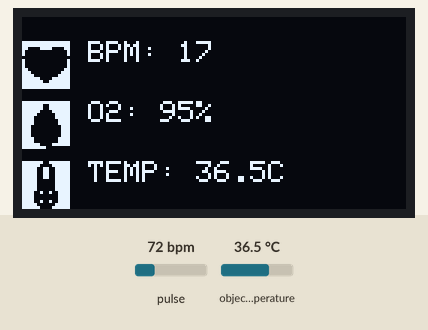
Bench run of a sketch on a simulated ESP32. Shown: 128×64 one-colour display. The test bench sets the inputs (shaded band); at power-on: pulse 72 bpm, object temperature 36.5 °C. WiFi joins after 1.5 s; servers stay silent unless stated.

Above: at 5.3 s.
5.4 s: pulse set to 42 bpm
At 7.8 s:
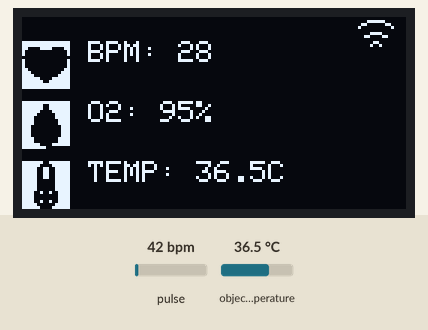
9.4 s: pulse set to 100 bpm
At 11.8 s:
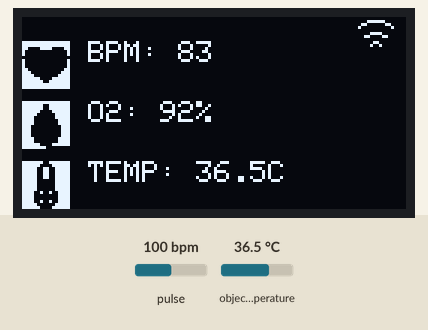
12.1 s: object temperature set to 20 °C
At 13.4 s:
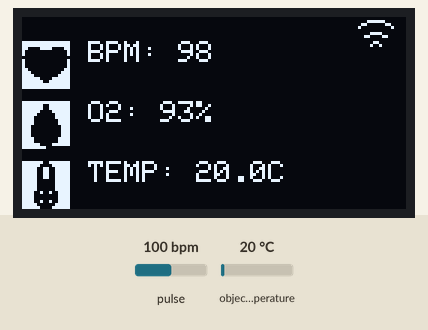
14.6 s: object temperature set to 26 °C
At 17.4 s:
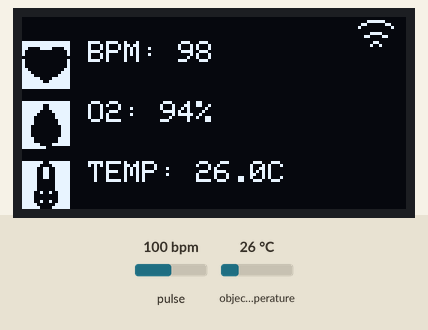
Timing chart, 0 to 18.1 s (numbered marks = the images above; inputs shaded):
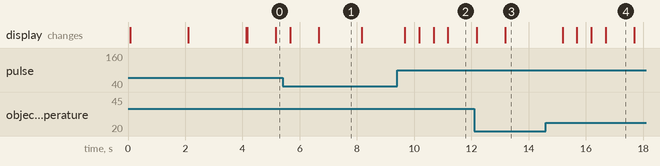

Measured:
- what the display in image 1 shows lasts 1.5 s, from 6.7 s to 8.2 s
- what the display in image 4 shows lasts 1.0 s, from 16.7 s to 17.7 s

The sketch:

SafeGuard.ino
```cpp
#include "config.h"
#include "display.h"
#include "sensors.h"
#include "connections.h"

#include <Wire.h>


void setup() {

  Wire.begin(SDA_PIN, SCL_PIN);

  initDisplay();
    showBootScreen();

  initSensors();
  initWiFi();

}

static unsigned long lastHeart = 0;
static unsigned long lastTemp = 0;
static unsigned long lastDisplay = 0;

void loop() {

  maintainWiFi();

  if (millis() - lastHeart > 20) {
    lastHeart = millis();

    readSpo2Bpm();
  }

  if (millis() - lastTemp > 1000) {
    lastTemp = millis();

   readTemperature();
  }

  if (millis() - lastDisplay > 500) {
    lastDisplay = millis();

    showMainScreen(abpm, spo2, temp);
  }
}
```

bitmaps.h
```cpp
#ifndef BITMAPS_H
#define BITMAPS_H

#include <Arduino.h>

extern const unsigned char epd_bitmap_7Life__5_[];           // Logo 7Life
extern const unsigned char epd_bitmap_SafeGuard__6_[];       // Logo SafeGuard
extern const unsigned char epd_bitmap_gota_de_sangue[];      // Icon SPO2
extern const unsigned char epd_bitmap_coracao[];             // Icon BPM
extern const unsigned char epd_bitmap_termometro[];          // Icon Temperatura

extern const unsigned char epd_bitmap_wifi[];                // Icon Wifi

extern const int epd_bitmap_allArray_LEN;
extern const unsigned char* epd_bitmap_allArray[];

#endif
```

connections.h
```cpp
#ifndef CONNECTIONS_H
#define CONNECTIONS_H

#include <Arduino.h>

// Funções WiFi
void initWiFi();                // Inicia o WiFi

void maintainWiFi();            // Reconecta o Wifi
bool wifiConnected();           // Retorna estado do Wifi

#endif
```

display.cpp
```cpp
#include "display.h"
#include "config.h"
#include "bitmaps.h"
#include "connections.h"

#include <Wire.h>
#include <Adafruit_GFX.h>
#include <Adafruit_SSD1306.h>

Adafruit_SSD1306 display(SCREEN_WIDTH, SCREEN_HEIGHT, &Wire, OLED_RESET);

// --------------------------------------------------
// Inicializa OLED
// --------------------------------------------------
void initDisplay() {
  if (!display.begin(SSD1306_SWITCHCAPVCC, 0x3C)) {
    while (true);
  }

  display.clearDisplay();
  display.setTextColor(WHITE);
  display.display();
}

// --------------------------------------------------
// Tela inicial
// --------------------------------------------------
void showBootScreen() {

  // Logo 1
  display.clearDisplay();
  display.drawBitmap(0, 0, epd_bitmap_7Life__5_, 128, 64, WHITE);
  display.display();
  delay(2000);

  // Logo 2
  display.clearDisplay();
  display.drawBitmap(0, 0, epd_bitmap_SafeGuard__6_, 128, 64, WHITE);
  display.display();
  delay(2000);

  display.clearDisplay();
  display.display();
}

// --------------------------------------------------
// Tela principal
// --------------------------------------------------
void showMainScreen(float abpm, int spo2, float temp) {

  display.clearDisplay();

  // BPM
  display.drawBitmap(0, 8, epd_bitmap_coracao, 16, 16, WHITE);
  display.setCursor(22, 8);
  display.print("BPM: ");
  display.print(abpm, 0);

  // Oxigenação
  display.drawBitmap(0, 28, epd_bitmap_gota_de_sangue, 16, 16, WHITE);
  display.setCursor(22, 28);
  display.print("O2: ");
  if (spo2 > 0 && spo2 <= 100) {
  display.print(spo2);
  } else {
  display.print("--");
  }
  display.print("%");

  // Temperatura
  display.drawBitmap(0, 48, epd_bitmap_termometro, 16, 16, WHITE);
  display.setCursor(22, 48);
  display.print("TEMP: ");
  display.print(temp, 1);
  display.print("C");


  // Wifi
  if (wifiConnected()) {
    display.drawBitmap(110, 0, epd_bitmap_wifi, 16, 16, WHITE);
  } else {
    display.fillRect(110, 0, 16, 16, BLACK);
  }

  display.display();
}
```

display.h
```cpp
#ifndef DISPLAY_H
#define DISPLAY_H

void initDisplay();                                     // Inicia o display

void showBootScreen();                                  // Tela de inicio do display
void showMainScreen(float abpm, int spo2, float temp);  // Dashboard do display
void showAlertScreen(const char* msg);                  // Ainda não utilizada Mensagem do display

#endif
```

sensors.cpp
```cpp
#include <Arduino.h>
#include <Wire.h>
#include <math.h>

#include <MAX30105.h>
#include "heartRate.h"
#include <Adafruit_MLX90614.h>

#include "config.h"
#include "sensors.h"

/* =====================================================
   OBJETOS DOS SENSORES
===================================================== */

MAX30105 particleSensor;
Adafruit_MLX90614 mlx;

/* =====================================================
   VARIÁVEIS DE LEITURA
===================================================== */

double temp = 0.0;
double spo2 = 0.0;
double abpm = 0.0;

/* =====================================================
   VARIÁVEIS INTERNAS MAX30102
===================================================== */

double avered = 0;
double aveir = 0;
double sumirrms = 0;
double sumredrms = 0;

int i = 0;
int Num = 200;

double ESpO2 = 95.0;
double FSpO2 = 0.7;
double frate = 0.95;

#define TIMETOBOOT 3000
#define SAMPLING 5
#define FINGER_ON 30000
#define MINIMUM_SPO2 80.0

const byte RATE_SIZE = 4;
byte rates[RATE_SIZE];

byte rateSpot = 0;
long lastBeat = 0;

float beatsPerMinute;
int beatAvg;

/* =====================================================
   CONFIGURA MAX30102
===================================================== */

void configMAX30102() {

  byte ledBrightness = 0x7F;
  byte sampleAverage = 4;
  byte ledMode = 3;
  int sampleRate = 200;
  int pulseWidth = 411;
  int adcRange = 16384;

  particleSensor.setup(
    ledBrightness,
    sampleAverage,
    ledMode,
    sampleRate,
    pulseWidth,
    adcRange
  );
}

/* =====================================================
   INICIA SENSORES
===================================================== */

void initSensors() {

  particleSensor.begin(Wire);
  Wire.setClock(100000);

  configMAX30102();

  mlx.begin(0x5A, &Wire);
}

/* =====================================================
   LEITURA TEMPERATURA - MLX90614
===================================================== */

void readTemperature() {
  temp = mlx.readObjectTempC();
}

/* =====================================================
   LEITURA BPM E SPO2 - MAX30102
===================================================== */

void readSpo2Bpm() {

  uint32_t ir, red;
  double fred, fir;
  double SpO2 = 0;

  particleSensor.check();

  while (particleSensor.available()) {

    red = particleSensor.getFIFORed();
    ir  = particleSensor.getFIFOIR();

    /* BATIMENTO */
    if (checkForBeat(ir)) {

      long delta = millis() - lastBeat;
      lastBeat = millis();

      beatsPerMinute = 60 / (delta / 1000.0);

      if (beatsPerMinute < 255 && beatsPerMinute > 20) {

        rates[rateSpot++] = (byte)beatsPerMinute;
        rateSpot %= RATE_SIZE;

        beatAvg = 0;

        for (byte x = 0; x < RATE_SIZE; x++) {
          beatAvg += rates[x];
        }

        beatAvg /= RATE_SIZE;
        abpm = beatAvg;
      }
    }

    /* SPO2 */
    i++;

    fred = (double)red;
    fir  = (double)ir;

    avered = avered * frate + red * (1.0 - frate);
    aveir  = aveir  * frate + ir  * (1.0 - frate);

    sumredrms += (fred - avered) * (fred - avered);
    sumirrms += (fir - aveir) * (fir - aveir);

    if ((i % SAMPLING) == 0 && millis() > TIMETOBOOT) {
      if (ir < FINGER_ON) {
        ESpO2 = MINIMUM_SPO2;
      }
    }

    if ((i % Num) == 0) {

      double R =
        (sqrt(sumredrms) / avered) /
        (sqrt(sumirrms) / aveir);

      SpO2 = -23.3 * (R - 0.4) + 100;

      ESpO2 =
        FSpO2 * ESpO2 +
        (1.0 - FSpO2) * SpO2;

      sumredrms = 0.0;
      sumirrms = 0.0;
      i = 0;

      break;
    }

    particleSensor.nextSample();
  }

  spo2 = ESpO2;
}
```

sensors.h
```cpp
#ifndef SENSORS_H
#define SENSORS_H

extern double temp;
extern double spo2;
extern double abpm;

void initSensors();       // Inicia os sensores
void readTemperature();   // Leitura de temperatura
void readSpo2Bpm();       // Leitura de SPO2 e BPM

#endif
```

wifi.cpp
```cpp
#include "connections.h"
#include "config.h"

#include <WiFi.h>

static unsigned long lastReconnectAttempt = 0;
static const unsigned long reconnectInterval = 5000; // 5s

void initWiFi() {

  WiFi.mode(WIFI_STA);
  WiFi.setSleep(false);
  WiFi.begin(WIFI_SSID, WIFI_PASS);

  lastReconnectAttempt = millis();
}

void maintainWiFi() {

  if (WiFi.status() == WL_CONNECTED) return;

  if (millis() - lastReconnectAttempt >= reconnectInterval) {

    lastReconnectAttempt = millis();

    WiFi.disconnect();
    WiFi.begin(WIFI_SSID, WIFI_PASS);
  }
}

bool wifiConnected() {
  return WiFi.status() == WL_CONNECTED;
}
```

config.h
```cpp
#ifndef CONFIG_H
#define CONFIG_H

// OLED
#define SCREEN_WIDTH 128     // Largura do display
#define SCREEN_HEIGHT 64     // Altura do display
#define OLED_RESET -1        // Pino de reset do display (-1 significa que o display não usa pino físico de reset)

// Pinos
#define SDA_PIN 8            // SDA I2C
#define SCL_PIN 9            // SCL I2C

#define BUZZER_PIN 10        // Piezo

// WiFi
#define WIFI_SSID "Rede"     // Nome da rede
#define WIFI_PASS "Senha"    // Senha da rede

#endif
```

Source omitted: bitmaps.cpp (data table, 13855 bytes)
